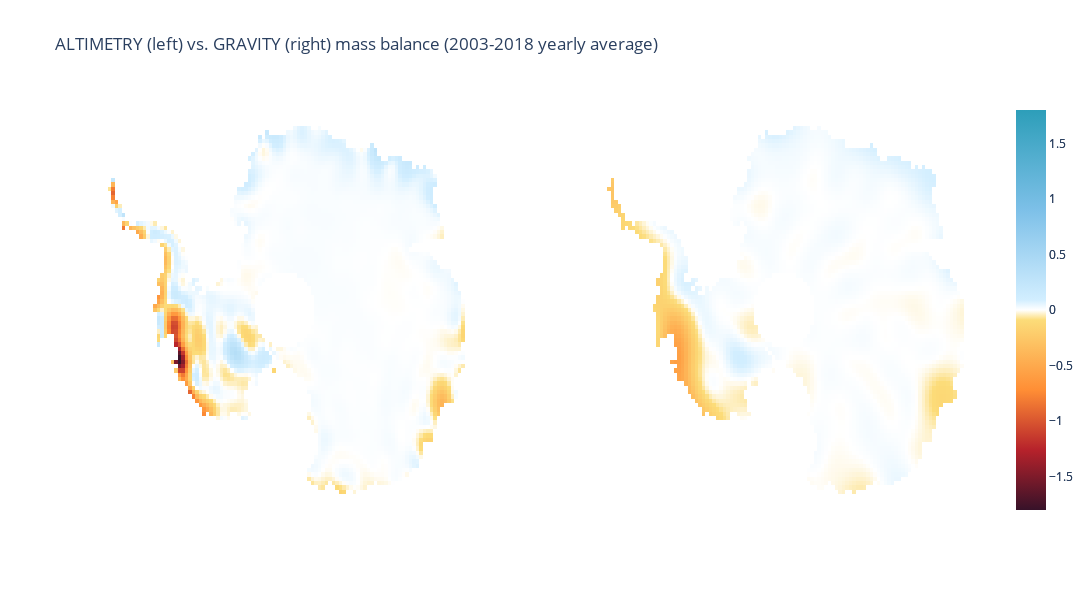

Notebook source saved alongside this figure:
### Markdown cell above
# Plot both at the same time

### Code cell
# install make_subplots
fig = make_subplots(1, 2)

fig.update_layout(
    height = 600,
    width = 1300,
)

fig.add_trace(go.Heatmap(
    # mean or sum
    z = amb_pred_mean,
    colorscale = nasa_cscale,
    zmid = 0,
    zmin = cscale_min,
    zmax = -cscale_min
    ), 1, 1)

fig.add_trace(go.Heatmap(
    # mean or sum
    z = gmb_pred_mean,
    colorscale = nasa_cscale,
    zmid = 0,
    zmin = cscale_min,
    zmax = -cscale_min,
    ), 1, 2)

fig.update_layout(
    {"paper_bgcolor": "rgba(0, 0, 0, 0)", "plot_bgcolor": "rgba(0, 0, 0, 0)"})

fig.update_layout(
    title = "ALTIMETRY (left) vs. GRAVITY (right) mass balance (2003-2018 yearly average)",
)

fig.update_yaxes(visible = False, showticklabels = False)
fig.update_xaxes(visible = False, showticklabels = False)

fig.show()

### Figure 1 — Plotly figure (JSON) as saved in the notebook; plotly's stock layout.template omitted (floating-point values rounded to 4 significant figures; data arrays with more than 128 entries replaced by an {"elided": "..."} marker saying what was removed)
{"data": [{"colorscale": [[0, "#371229"], [0.15, "#B6222B"], [0.3, "#FF8E35"], [0.475, "#FCDC79"], [0.5, "white"], [0.525, "#D2EEFF"], [0.75, "#7DC0E8"], [1, "#2D9EB9"]], "type": "heatmap", "xaxis": "x", "yaxis": "y", "z": {"elided": "97x117 float values"}, "zmax": 1.801, "zmid": 0, "zmin": -1.801}, {"colorscale": [[0, "#371229"], [0.15, "#B6222B"], [0.3, "#FF8E35"], [0.475, "#FCDC79"], [0.5, "white"], [0.525, "#D2EEFF"], [0.75, "#7DC0E8"], [1, "#2D9EB9"]], "type": "heatmap", "xaxis": "x2", "yaxis": "y2", "z": {"elided": "97x117 float values"}, "zmax": 1.801, "zmid": 0, "zmin": -1.801}], "layout": {"height": 600, "paper_bgcolor": "rgba(0, 0, 0, 0)", "plot_bgcolor": "rgba(0, 0, 0, 0)", "title": {"text": "ALTIMETRY (left) vs. GRAVITY (right) mass balance (2003-2018 yearly average)"}, "width": 1300, "xaxis": {"anchor": "y", "domain": [0, 0.45], "showticklabels": false, "visible": false}, "xaxis2": {"anchor": "y2", "domain": [0.55, 1], "showticklabels": false, "visible": false}, "yaxis": {"anchor": "x", "domain": [0, 1], "showticklabels": false, "visible": false}, "yaxis2": {"anchor": "x2", "domain": [0, 1], "showticklabels": false, "visible": false}}}
